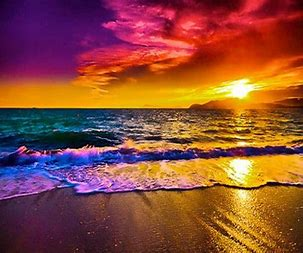
#> input picture python opencv3/sampleimg3.jpg, 303 x 253 px
$ python video6.py
#> lines starting #> are read from the running program, lines starting #| are printed output that depends on the picture; after the words box and inside, x2 and y2 are one past the last pixel; in counts of white or black regions, pixels touching at a corner belong together
import numpy as np
import cv2

img= cv2.imread('sampleimg3.jpg')
#> img is the input picture: shape (253, 303, 3); mean B, G, R 57, 75.7, 140.8

retval,threshold =cv2.threshold(img, 12, 255, cv2.THRESH_BINARY)
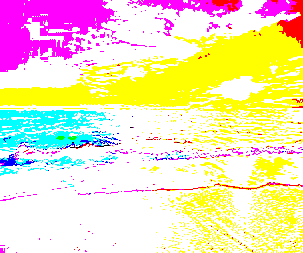
#> threshold: shape (253, 303, 3); mean B, G, R 192, 225.4, 243.4

grayscaled=cv2.cvtColor (img, cv2.COLOR_BGR2GRAY)
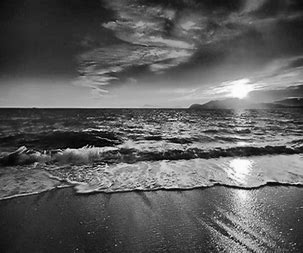
#> grayscaled: shape (253, 303); min 1, max 255, mean 93.1
retval2,threshold2=cv2.threshold(grayscaled,12,255,cv2.THRESH_BINARY)
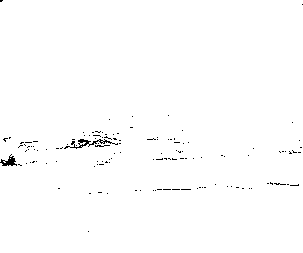
#> threshold2: shape (253, 303); 99.2% white; black in thin lines or dots

guas = cv2.adaptiveThreshold(grayscaled,255, cv2.ADAPTIVE_THRESH_GAUSSIAN_C , cv2.THRESH_BINARY,115,1)
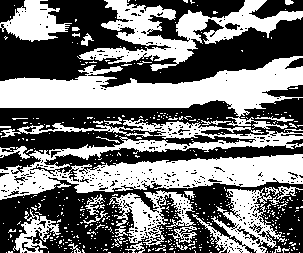
#> guas: shape (253, 303); 46.3% white; 475 white regions (444 under 20 px), largest, box (x1, y1, x2, y2) and area: (0, 118, 303, 200) 11292, (0, 56, 303, 129) 9313, (77, 0, 303, 71) 5476
retval2,otsu=cv2.threshold(grayscaled,125,255,cv2.THRESH_BINARY+cv2.THRESH_OTSU)
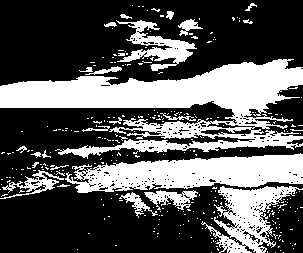
#> otsu: shape (253, 303); 34.8% white; 300 white regions (276 under 20 px), largest, box (x1, y1, x2, y2) and area: (0, 59, 303, 159) 13292, (65, 153, 303, 193) 6052, (201, 186, 303, 253) 2903
#> retval2 = 107


cv2.imshow('original',img)
cv2.imshow('threshold',threshold)
cv2.imshow('threshold2',threshold2)
cv2.imshow('guas',guas)
cv2.imshow('otsu',otsu)
cv2.waitKey(0)
cv2.destroyAllWindows()

$ run again, with python opencv3/sampleimg1.jpg copied over python opencv3/sampleimg3.jpg
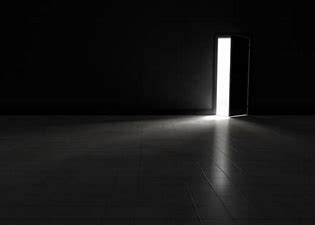
#> input picture python opencv3/sampleimg1.jpg, 315 x 225 px
#> img is the input picture: shape (225, 315, 3); mean B, G, R 23.1, 23.4, 23.5
#> threshold2: shape (225, 315); 55.3% white; 9 black regions (8 under 20 px), largest, box (x1, y1, x2, y2) and area: (0, 0, 315, 116) 31655
#> `guas = cv2.adaptiveThreshold(grayscaled,255, cv2.ADAPTIVE_THRESH_GAUSS..`:
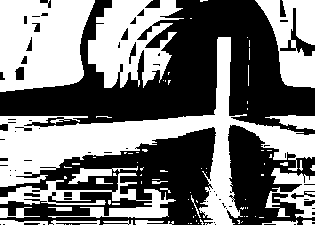
#> guas: shape (225, 315); 47.5% white; 87 white regions (62 under 20 px), largest, box (x1, y1, x2, y2) and area: (0, 37, 315, 225) 12492, (0, 0, 95, 92) 7044, (88, 0, 184, 88) 5091
#> `retval2,otsu=cv2.threshold(grayscaled,125,255,cv2.THRESH_BINARY+cv2.TH..`:
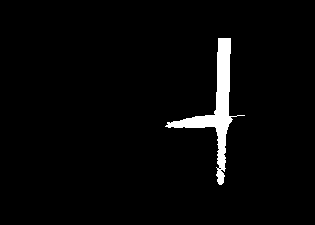
#> otsu: shape (225, 315); 3% white; 1 white region, box (x1, y1, x2, y2) and area: (165, 38, 245, 185) 2136
#> retval2 = 104

$ run again, with python opencv3/sampleimg2.jpg copied over python opencv3/sampleimg3.jpg
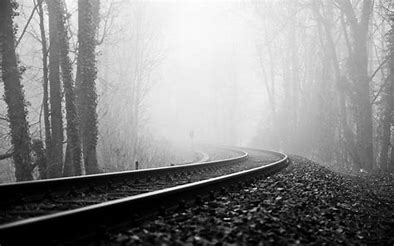
#> input picture python opencv3/sampleimg2.jpg, 395 x 246 px
#> img is the input picture: shape (246, 395, 3); min 0, max 255, mean 136.8
#> `retval,threshold =cv2.threshold(img, 12, 255, cv2.THRESH_BINARY)`:
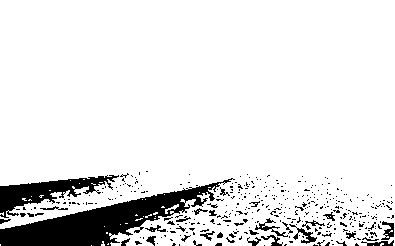
#> threshold: shape (246, 395, 3); 89.7% white; 377 black regions (345 under 20 px), largest, box (x1, y1, x2, y2) and area: (0, 178, 235, 246) 5396, (0, 175, 119, 218) 1859, (289, 224, 317, 244) 156
#> guas: shape (246, 395); 50.6% white; 380 black regions (356 under 20 px), largest, box (x1, y1, x2, y2) and area: (0, 0, 394, 246) 27287, (0, 0, 107, 181) 10814, (0, 155, 252, 224) 5052
#> `retval2,otsu=cv2.threshold(grayscaled,125,255,cv2.THRESH_BINARY+cv2.TH..`:
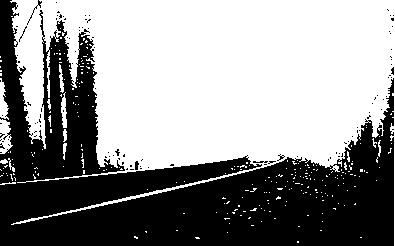
#> otsu: shape (246, 395); 56.9% white; 109 black regions (105 under 20 px), largest, box (x1, y1, x2, y2) and area: (0, 0, 394, 246) 41477, (27, 0, 42, 25) 40, (135, 161, 139, 170) 28, (253, 161, 268, 163) 23
#> retval2 = 126
